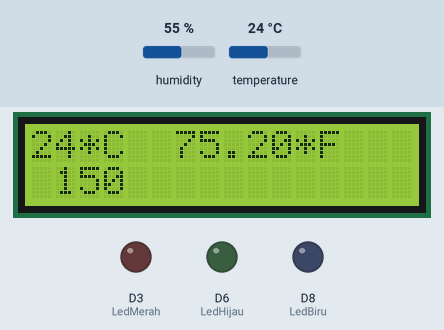
Recording of a sketch running on a simulated ESP8266 (NodeMCU). Parts: 16×2 character LCD, output pins drawn as LEDs (lit = HIGH). The test bench sets the inputs (shaded band); at power-on: temperature 24 °C, humidity 55 %. The local clock reads 2024-03-15 10:24:30 at power-on unless the sketch sets it; what the sketch prints to the serial monitor is not drawn.

Above: at 4.2 s.
4.3 s: temperature set to 12 °C
At 6.4 s:
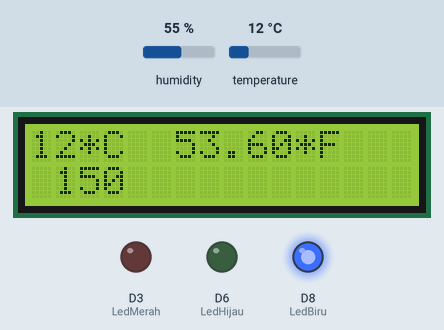
7.6 s: temperature set to 19 °C
At 8.9 s:
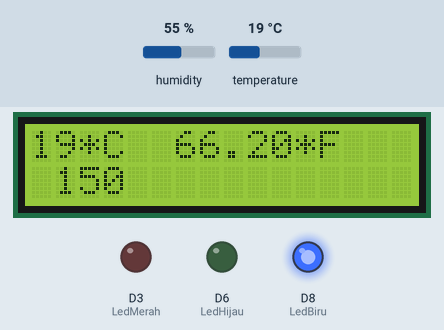
10.9 s: temperature set to 28 °C
At 13.7 s:
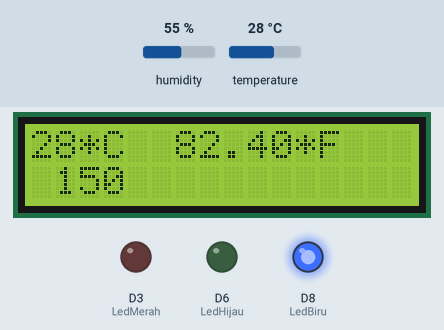
Timing chart, 0 to 15.2 s (numbered marks = the images above; inputs shaded):
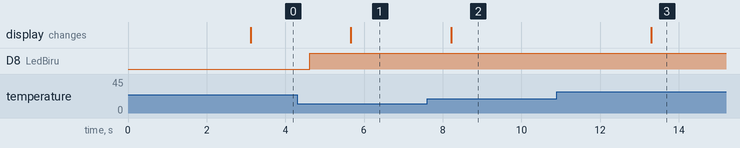

The sketch:

Tugas_LCD.ino
```cpp
#include <Arduino.h>
#include <SimpleDHT.h>
#include <LiquidCrystal_I2C.h>
// #include <RTClib.h>
// #include "RTClib.h"
#include <DS3231.h>

#define pinDHT 7  // SD3 pin signal sensor DHT
#define LedMerah D3
#define LedHijau D6
#define LedBiru D8

LiquidCrystal_I2C lcd(0x27, 16, 2);
// RTC_DS3231 rtc;
DS3231 rtc;

int nilaiSensor;
byte temperature = 0;
byte humidity = 0;
int led = 13;

SimpleDHT11 dht11(D7);  //instan sensor dht11

void CahayaSuhu() {
  int err = SimpleDHTErrSuccess;

  if ((err = dht11.read(&temperature, &humidity, NULL)) != SimpleDHTErrSuccess) {
    Serial.print("Pembacaan DHT11 gagal, err=");
    Serial.println(err);
    delay(1000);
    return;
  }

  Serial.print("Keadaan Sekarang: ");
  Serial.print((int)temperature);
  Serial.print(" *C, ");

  lcd.print((int)temperature);
  lcd.print("*C  ");
  lcd.print(((int)temperature)*1.8+32);
  lcd.println("*F ");


  lcd.setCursor(1, 9);
  lcd.print(rtc.getDate());
  lcd.print(rtc.getTime());

  delay(1500);

  //KONDISI 1 : DINGIN
  if (temperature < 28) {
    digitalWrite(LedBiru, LOW);
    digitalWrite(LedMerah, LOW);
    digitalWrite(LedHijau, HIGH);
    Serial.println("LED Hijau nyala");
  }
  //KONDISI 2 : NORMAL
  if (temperature = 28) {
    digitalWrite(LedHijau, LOW);
    digitalWrite(LedBiru, HIGH);
    digitalWrite(LedMerah, LOW);
    Serial.println("LED Biru nyala");
  }
  //KONDISI 3 : PANAS
  if (temperature > 28) {
    digitalWrite(LedHijau, LOW);
    digitalWrite(LedBiru, LOW);
    digitalWrite(LedMerah, HIGH);
    Serial.println("LED Merah nyala");
  }
}

void setup() {
  Serial.begin(115200);
  Serial.println("Simple DHT");
  pinMode(LedMerah, OUTPUT);
  pinMode(LedHijau, OUTPUT);
  pinMode(LedBiru, OUTPUT);
  delay(3000);

  //LCD
  lcd.init();  // initialize the lcd
  lcd.backlight();
  lcd.clear();
  lcd.home();
}


void loop() {
  //LCD
  lcd.home();
  CahayaSuhu();
  delay(1000);
}
```

Measured:
- after the input at 4.3 s, the display: changes after 1.4 s (image 1)
- after the input at 7.6 s, the display: changes after 0.61 s (image 2)
- after the input at 10.9 s, the display: changes after 2.4 s (image 3)
